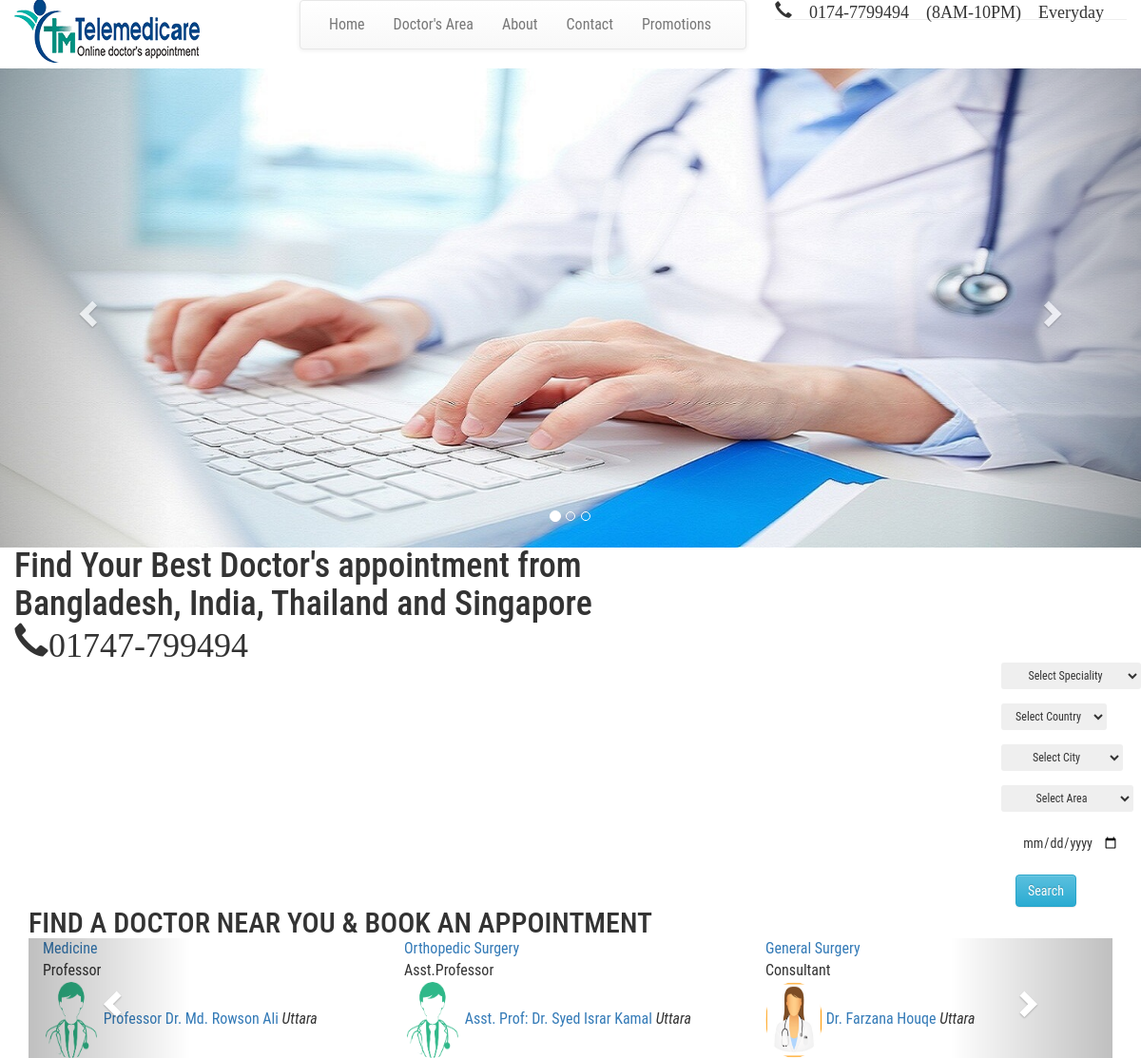
The page /testpatient/promotion.php on the database its author committed.
### tables this page shows
CREATE TABLE `new_doctor` (
  `id` int(10) NOT NULL,
  `doc_name` varchar(35) NOT NULL,
  `designation` varchar(30) NOT NULL,
  `speciality` varchar(200) NOT NULL,
  `gender` varchar(15) NOT NULL,
  `doc_profile_pic` varchar(100) NOT NULL,
  `email` varchar(50) NOT NULL,
  `doc_phone` varchar(20) NOT NULL,
  `description` text NOT NULL,
  `dgre_spc` varchar(1500) NOT NULL,
  `username` varchar(25) NOT NULL,
  `password` varchar(35) NOT NULL,
  `BMDC` varchar(30) NOT NULL,
  `country` varchar(25) NOT NULL,
  `city` varchar(25) NOT NULL,
  `area` varchar(20) NOT NULL,
  `notify_to` varchar(20) NOT NULL,
  `new_p_f` varchar(10) NOT NULL,
  `return_p_f` varchar(10) NOT NULL,
  `report_f_f` varchar(10) NOT NULL,
  `first_cm_address` text NOT NULL,
  `second_cm_address` text NOT NULL,
  `third_cm_address` text NOT NULL
);

### testpatient/promotion.php (the view, shortened to what this page needs)
<!DOCTYPE html>
<html lang="en">
<head>
<link rel="stylesheet" href="https://maxcdn.bootstrapcdn.com/bootstrap/3.3.6/css/bootstrap.min.css">
<link rel="stylesheet" href="https://maxcdn.bootstrapcdn.com/bootstrap/3.3.6/css/bootstrap-theme.min.css">
<link rel="stylesheet" type="text/css" href="css/style.css">
</head>
<body>
  <section class="header-section">
     <div class="row">
            <div class="col-md-3">
           <a href = "index.php">  <img src="img/sfdfsdf.png"> </a>
         </div>
           <div class="col-md-5">
               <nav role="navigation" class="navbar navbar-default">
        <div id="navbarCollapse" class="collapse navbar-collapse">
            <ul class="nav navbar-nav">
               <li><a href="index.php">Home</a></li>
                <li><a href="login/index.php">Doctor's Area</a></li>
                <li><a href="about.php">About</a></li>
                <li><a href="contact.php">Contact</a></li>
                <li><a href="promotion.php">Promotions</a></li>
            </ul>
        </div>
    </nav>
          </div>
            <div class="col-md-4">
                <h4 class="hlcalltext pull-left glyphicon glyphicon-earphone"> 0174-7799494 <span class="spantext">(8AM-10PM) Everyday </span> </h4>
                <hr class="hrtop" />
            </div>
     </div>
  </section>
<section id="slider" class="slider-section">
            <div id="carousel-example-generic" class="carousel slide" data-ride="carousel">
                <ol class="carousel-indicators">
                    <li data-target="#carousel-example-generic" data-slide-to="0" class="active"></li>
                    <li data-target="#carousel-example-generic" data-slide-to="1"></li>
                    <li data-target="#carousel-example-generic" data-slide-to="2"></li>
                </ol>
                <div class="carousel-inner">
                    <div class="item active">
                        <img src="img/sliderimg.jpg" alt="First slide">
                    </div>
                </div>
                <a class="left carousel-control" href="#carousel-example-generic" data-slide="prev">
                    <span class="glyphicon glyphicon-chevron-left"></span></a><a class="right carousel-control"
                        href="#carousel-example-generic" data-slide="next"><span class="glyphicon glyphicon-chevron-right">
                        </span></a>
            </div>
            <div class="main-text hidden-xs">
                <div class="pull-left col-md-12">
                <div class="livesupport">
                      <h1> Find Your Best Doctor's appointment from </br>Bangladesh, India, Thailand and Singapore </h1>
                    <h1 class="livespt hlcalltext  glyphicon glyphicon-earphone">01747-799494 </h1>
                </div>
                    <div class="searchbox">
                            <form action="search_doctor_spc.php" method="post" class="pull-right form-horizontal">
                                  <div class="form-group">
                                        <select name="speciality" class="btn btn-clear btn-sm btn-min-block" type="text" id="selector1" class="form-control1">
                                            <option> Select Speciality </option>
                                          </select>
                                  </div>
                                  <div class="form-group">
                                      <select name="country" class="btn btn-clear btn-sm btn-min-block" type="text" id="selector1" class="form-control1">
                                            <option value = ""> Select Country </option>
                                          </select>
                                  </div>
                                <div class="form-group">
                                      <select name="city" class="btn btn-clear btn-sm btn-min-block" type="text" id="selector1" class="form-control1">
                                            <option value = ""> Select City </option>
                                          </select>
                                  </div>
                                  <div class="form-group">
                                      <select name="area" class="btn btn-clear btn-sm btn-min-block" type="text" id="selector1" class="form-control1">
                                            <option value = ""> Select Area </option>
                                          </select>
                                  </div>
                                    <div class="form-group">
                                        <input type="date" name="booking_date" class="btn datecl" placeholder="Booking Date">
                                    </div>
                                  <div class="control-group">
                                    <div class="controls">
                                      <button type="submit" name="search" class="btn btn-info"> Search </button>
                                    </div>
                                  </div>
                            </form>
                    </div>
                </div>
            </div>
    </section>
   <section class="content-section blue darken-3">
    <div class="container">
         <div class="row">
        <h2 class="acv grey-text text-lighten-5"> FIND A DOCTOR NEAR YOU & BOOK AN APPOINTMENT </h2>
      </div>
    </div>
    </section>
    <section class="slider-doctor-section teal lighten-4">
<div class="carousel-reviews">
    <div class="container">
        <div class="row">
            <div id="carousel-reviews" class="carousel slide" data-ride="carousel">
                <div class="carousel-inner">
                <?php
                $count=2;
                $cc=$count;
                $flag=null;
                    $query = mysql_query("SELECT * FROM new_doctor ");
                    while ($result = mysql_fetch_array($query))
                     { if (  $cc==$count  ) {
                 ?>
                    <div class="item <?php echo $flag=($flag===null)? "active" :"";  ?>">
                            <?php   } ?>
                        <div class="col-md-4 col-sm-6 ">
                        <div class="card">
                            <div class="block-text rel zmin">
                                <a title="" href="#">
                                <?php    $pieces = explode(" ", $result['speciality']);
                                    $first_part = implode(" ", array_splice($pieces, 0, 15));
                                    echo $first_part;  ?>
                                </a><br />
                              <?php echo $result['designation']; ?>
                            </div>
                            <div class="person-text rel red">
                                <img src="admin/doctor_image/<?php echo $result['doc_profile_pic'];?>" class="img-circle" alt="No image" width="60" height="80">
                                <a title="" href="doctor_detail.php?dcdtl=<?php echo $result['id']; ?>"><?php echo $result['doc_name']; ?></a>
                                <i><?php echo $result['area']; ?></i>
                            </div>
                            </div>
                        </div>
                        <?php  if (!$cc) {echo "</div>"; $cc=$count;} else { $cc--; } ?>
                <?php } ?>
                </div>
                <a class="left carousel-control" href="#carousel-reviews" role="button" data-slide="prev">
                    <span class="glyphicon glyphicon-chevron-left"></span>
                </a>
                <a class="right carousel-control" href="#carousel-reviews" role="button" data-slide="next">
                    <span class="glyphicon glyphicon-chevron-right"></span>
                </a>
            </div>
        </div>
    </div>
</div>
    </section>
</body>
</html>

### testpatient/css/style.css (style rules this page uses)
h4, h5, h6, h1, h2, h3 { margin: 0; }
ul, ol { margin: 0; }
html, body { font-family: 'Roboto Condensed', sans-serif; font-size: 100%; overflow-x: hidden; background: #fff; }
body a { transition: 0.5s all ease; -webkit-transition: 0.5s all ease; -moz-transition: 0.5s all ease; -o-transition: 0.5s all ease; -ms-transition: 0.5s all ease; text-decoration:none; }
h1,h2,h3,h4,h5,h6 { margin:0; }
ul,label { margin:0; padding:0; }
.header-section { background:#FFF; box-shadow: 1px 1px 4px rgba(0, 0, 0, 0.21); -webkit-box-shadow: 1px 1px 4px rgba(0, 0, 0, 0.21); -moz-box-shadow: 1px 1px 4px rgba(0, 0, 0, 0.21); -o-box-shadow: 1px 1px 4px rgba(0, 0, 0, 0.21); }
.header-section::after { clear: both; display: block; content: ''; }
.charts,.row { margin: 0em 0 0; }

### rows shown on the page
new_doctor: first_part "Medicine", designation "Professor", doc_profile_pic (picture), doc_name "Professor Dr. Md. Rowson Ali", area "Uttara"
new_doctor: first_part "Orthopedic Surgery", designation "Asst.Professor", doc_profile_pic (picture), doc_name "Asst. Prof: Dr. Syed Israr Kamal", area "Uttara"
new_doctor: first_part "General Surgery", designation "Consultant", doc_profile_pic (placeholder picture), doc_name "Dr. Farzana Houqe", area "Uttara"
